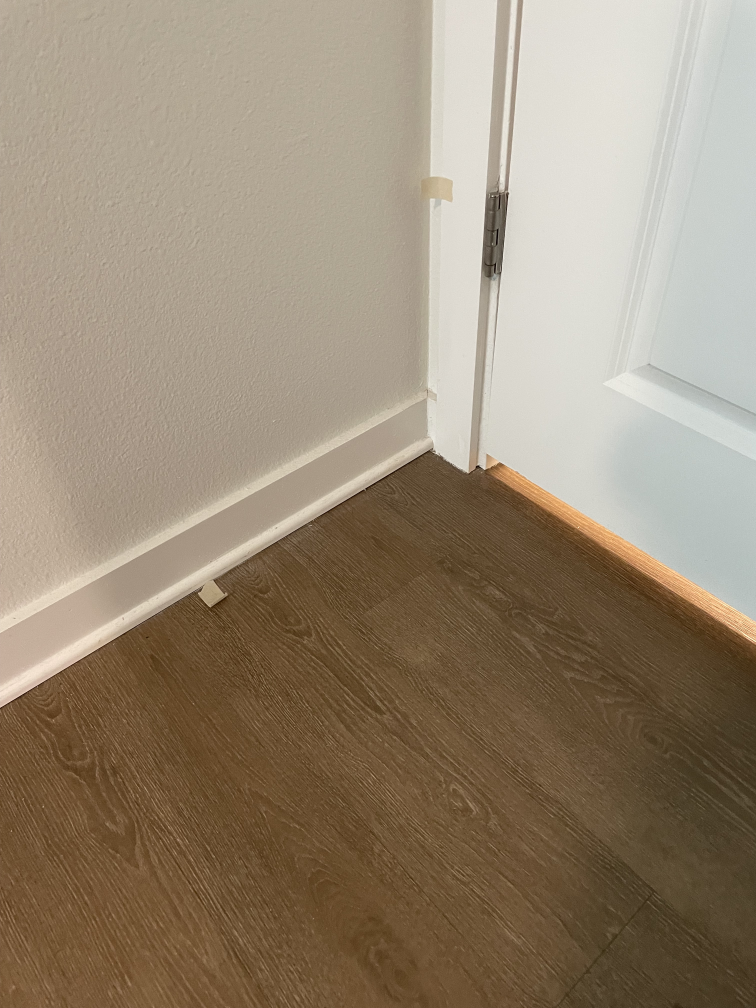
#> input picture rsDistance/images/corner1.jpg, 3024 x 4032 px (shown at 1/4 size)
$ python featureDetection.py
#> lines starting #> are read from the running program, lines starting #| are printed output that depends on the picture
import cv2
import numpy as np

img1 = cv2.imread("images/corner1.jpg",cv2.IMREAD_GRAYSCALE)
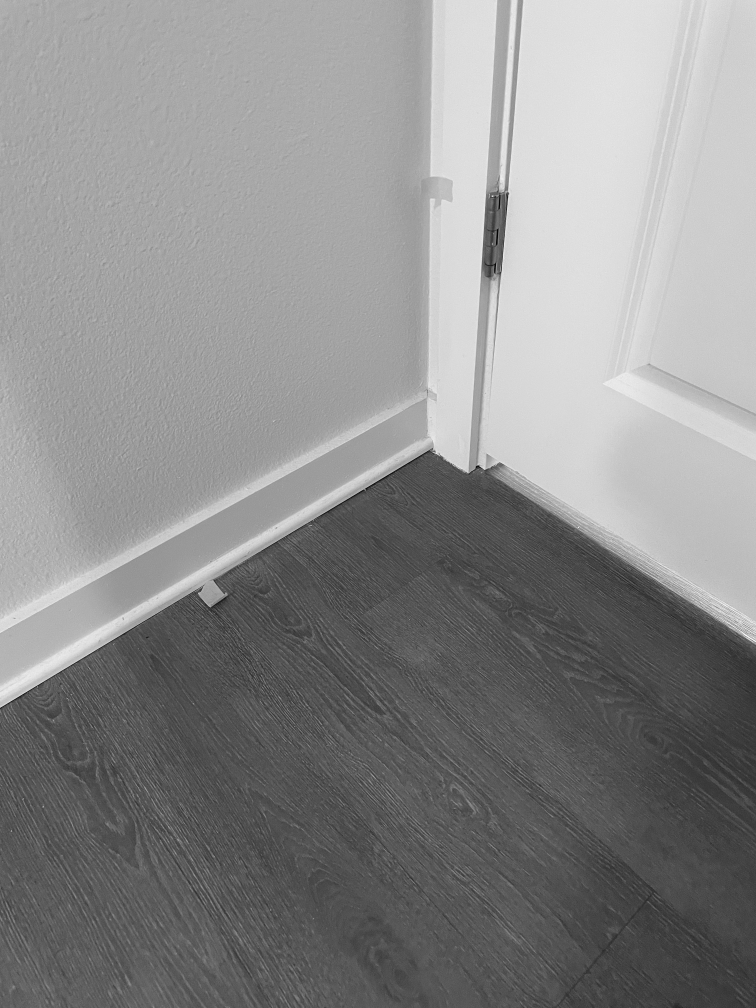
#> img1: shape (4032, 3024) (shown at 1/4 size); min 0, max 255, mean 138.7
img1 = cv2.resize(img1, (640, 640))
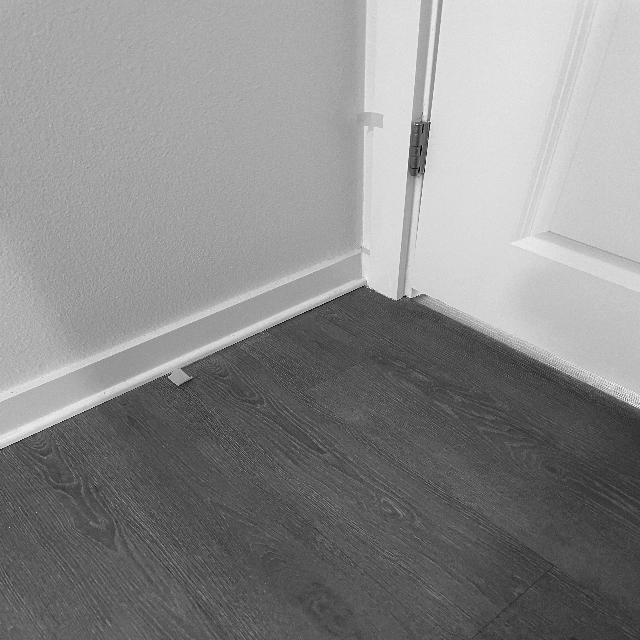
#> img1: shape (640, 640); min 1, max 249, mean 138.5

img2 = cv2.imread("images/testImage.jpg",cv2.IMREAD_GRAYSCALE)
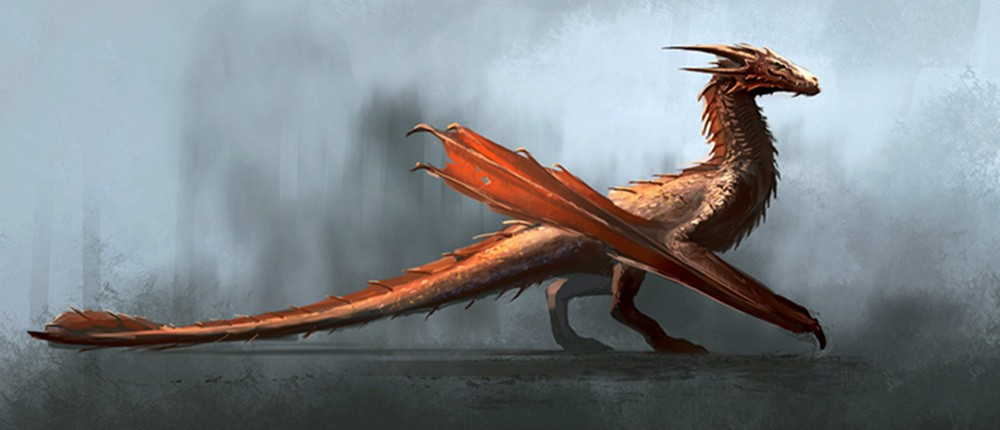
#> input picture rsDistance/images/testImage.jpg, 1000 x 430 px
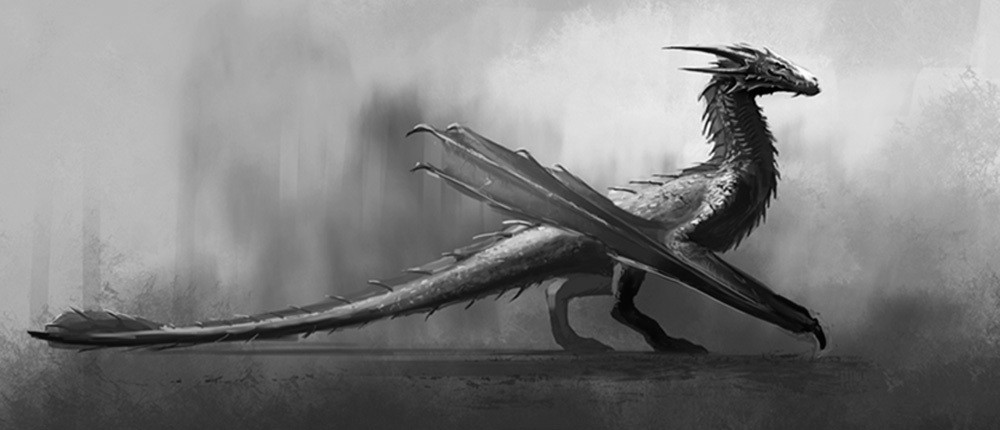
#> img2: shape (430, 1000); min 0, max 255, mean 130.4
img2 = cv2.resize(img2, (640, 640))
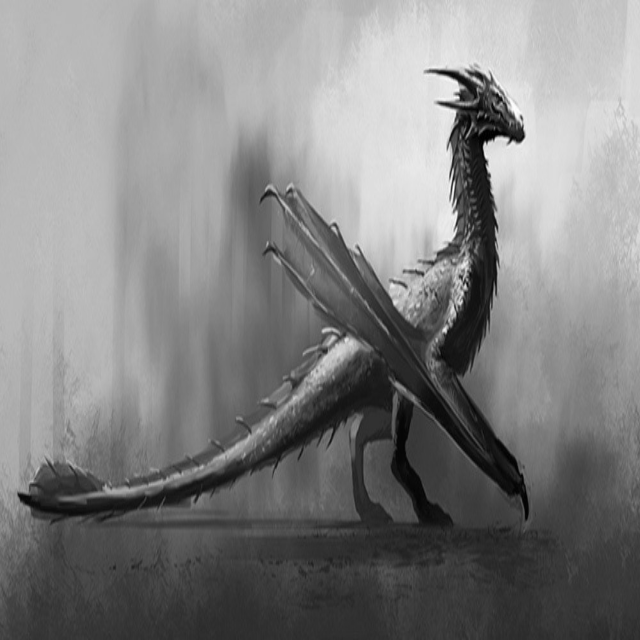
#> img2: shape (640, 640); min 0, max 254, mean 130.3


orb = cv2.ORB_create()
#nfeatures = 20

keypoints1, descriptors1 = orb.detectAndCompute(img1,None)
#> keypoints1 = 397 keypoints; strongest (x, y, size): (429, 124, 31), (405, 296, 31), (430, 122, 31), (403, 296, 31)
keypoints2, descriptors2 = orb.detectAndCompute(img2,None)
#> keypoints2 = 500 keypoints; strongest (x, y, size): (510, 140, 31), (518, 139, 64.3), (514, 137, 92.6), (510, 139, 37.2)
#print(keypoints1[1])

matcher = cv2.BFMatcher()
matches = matcher.match(descriptors1,descriptors2)
#> matches = 397 matches

final_img = cv2.drawMatches(img1,keypoints1,img2,keypoints2,matches[:20],None)
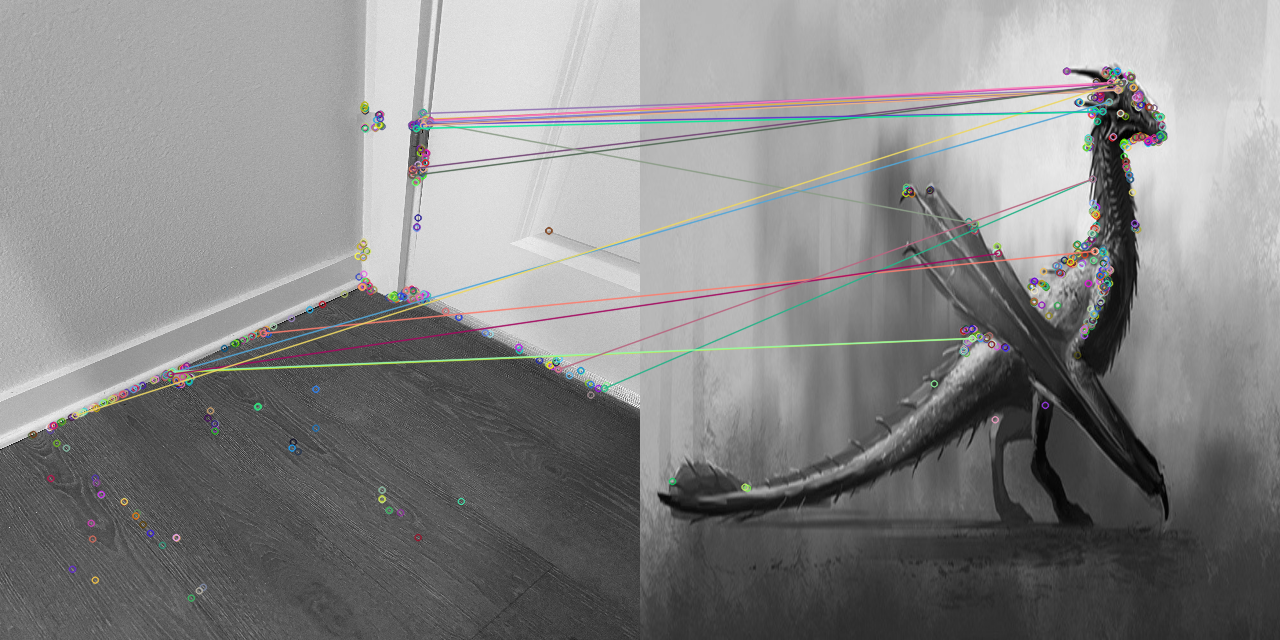
#> final_img: shape (640, 1280, 3); mean of channels 0, 1, 2 133.7, 133.8, 134.1; drawn as B, G, R

pts = np.asarray([[p.pt[0], p.pt[1]] for p in keypoints1])
#> pts = 397 pairs, first value 31 to 606, second value 104.5 to 597.6
print(pts[0])
#| [422. 113.]

#img1 = cv2.drawKeypoints(img1,keypoints,None)

cv2.imshow("Matches",final_img)
cv2.waitKey(0)
cv2.destroyAllWindows()


#if limiting features, remember to mask into a couple different regions so not everything is in a little tiny area
